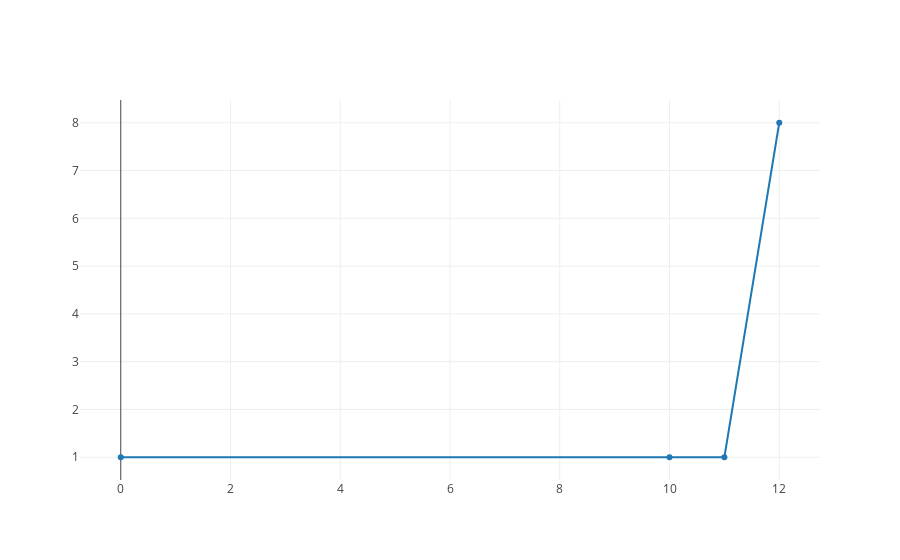

Here is the notebook cell this chart was saved with:
### Code cell
object LiveNodes{ // Create object to supress output TODO: upgrade ammonite at some point
    val live = db.getAllLiveNodes()
    val (x,y) = live.groupBy(_.depth).map(a => (a._1, a._2.size)).toList.sortBy(_._1).unzip
//     val noSuc = live.filter(a => !live.exists(b => b.)) // find set of "active" nodes

// val (x, y) = Seq(
//   "Banana" -> 10,
//   "Apple" -> 8,
//   "Grapefruit" -> 5
// ).unzip
}
Scatter(LiveNodes.x, LiveNodes.y).plot()

### Figure 1 — Plotly figure (JSON) as saved in the notebook; plotly's stock layout.template omitted (floating-point values rounded to 4 significant figures)
{"data": [{"type": "scatter", "x": [0, 10, 11, 12], "y": [1, 1, 1, 8]}], "layout": {"autosize": true, "xaxis": {"autorange": true, "range": [-0.7229, 12.72], "type": "linear"}, "yaxis": {"autorange": true, "range": [0.4223, 8.578], "type": "linear"}}}
